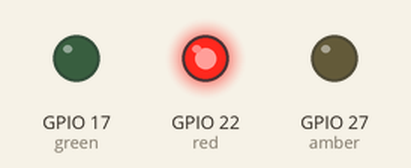
Recording of a program running on a simulated Raspberry Pi (BCM pin numbers). On the bench: output pins drawn as LEDs (lit = HIGH).

Above: at 0.5 s.
At 1.5 s:
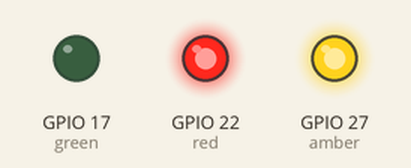
At 2.5 s:
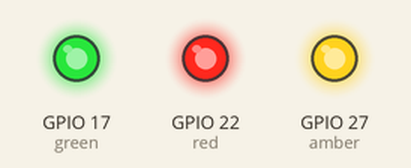
At 3.5 s:
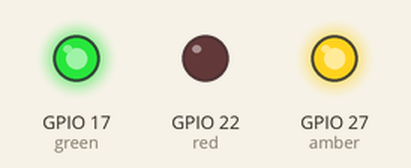
At 4.5 s:
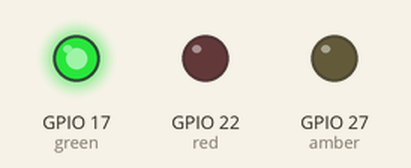
Timing chart, 0 to 6.5 s (numbered marks = the images above):
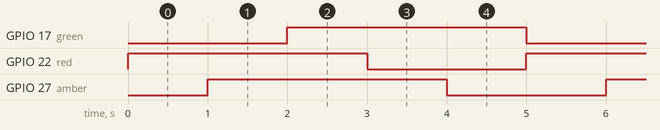

Measured:
- by itself, GPIO 17 (green), GPIO 22 (red), GPIO 27 (amber): alternates HIGH for 3.0 s and LOW for 2.0 s
- by itself, everything shown: repeats every 5.0 s, in 5 steps

The program:

Traffic_light.py
```python
from gpiozero import LED
from time import sleep

red = LED(22)
amber = LED(27)
green = LED(17)
while True:
    red.on()
    sleep(1)
    amber.on()
    sleep(1)
    green.on()
    sleep(1)
    red.off()
    sleep(1)
    amber.off()
    sleep(1)
    green.off()
```
